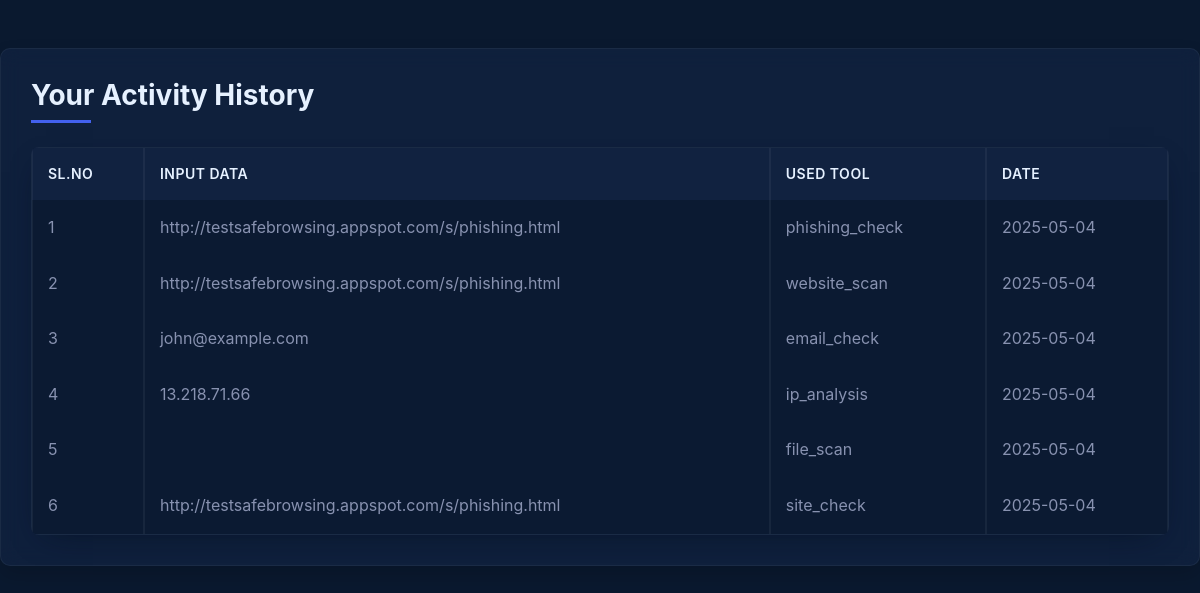
Screenshot of /activities (signed in) with the database file from the repository.
### tables this page shows
CREATE TABLE tool_usage (
    id INTEGER PRIMARY KEY AUTOINCREMENT,
    user_id INTEGER,
    tool_name TEXT NOT NULL,
    input_data TEXT NOT NULL,
    result_summary TEXT,
    usage_date DATETIME NOT NULL,
    usage_count INTEGER DEFAULT 1,
    FOREIGN KEY (user_id) REFERENCES users(id)
);

### app.py (the view)
@app.route('/activities')
@login_required
def activities():
    user_id = session.get('user_id')
    if not user_id:
        flash('Unauthorized access. Please login.', 'error')
        return redirect(url_for('login'))
    conn = get_db_connection()
    activities = conn.execute(
        "SELECT id, input_data, tool_name, usage_date FROM tool_usage WHERE user_id = ? ORDER BY usage_date DESC",
        (user_id,)
    ).fetchall()
    conn.close()
    return render_template('user/activities.html', activities=activities)

### app.py (called while the page is built)
def get_db_connection():
    conn = sqlite3.connect(DATABASE)
    conn.row_factory = sqlite3.Row  # to return rows like dictionaries
    return conn

def login_required(f):
    @wraps(f)
    def decorated_function(*args, **kwargs):
        if 'user_id' not in session:
            flash('Please login first', 'error')
            return redirect(url_for('login'))
        return f(*args, **kwargs)
    return decorated_function

### templates/user/activities.html (shortened to what this page needs)
<!DOCTYPE html>
<html lang="en">
<head>
    <link href="https://cdn.jsdelivr.net/npm/bootstrap@5.3.0/dist/css/bootstrap.min.css" rel="stylesheet">
</head>
<body>
<div class="container mt-5">
    <h2 class="mb-4">Your Activity History</h2>
    {% if activities %}
    <div class="table-responsive">
        <table class="table table-bordered table-hover">
            <thead class="table-dark">
                <tr>
                    <th>Sl.No</th>
                    <th>Input Data</th>
                    <th>Used Tool</th>
                    <th>Date</th>
                </tr>
            </thead>
            <tbody>
                {% for activity in activities %}
                <tr>
                    <td>{{ loop.index }}</td>
                    <td>{{ activity[1] }}</td>
                    <td>{{ activity[2] }}</td>
                    <td>{{ activity[3] }}</td>
                </tr>
                {% endfor %}
            </tbody>
        </table>
    </div>
    {% else %}
        <div class="alert alert-info">
            No activities found.
        </div>
    {% endif %}
</div>
</body>
</html>

### templates/user/activities.html (style rules this page uses)
:root { --primary-color: #0a192f; --secondary-color: #112240; --accent-color: #4361ee; --accent-hover: #3a56d4; --text-primary: #e6f1ff; --text-secondary: #8892b0; --success-color: #10b981; --warning-color: #f59e0b; --danger-color: #ef4444; --transition: all 0.3s ease; --box-shadow: 0 10px 30px -15px rgba(2, 12, 27, 0.7); --card-shadow: 0 10px 20px rgba(0, 0, 0, 0.15); --border-color: rgba(255, 255, 255, 0.05); }
* { margin: 0; padding: 0; box-sizing: border-box; font-family: 'Inter', 'Segoe UI', Roboto, sans-serif; transition: all 0.3s ease; }
body { background-color: var(--primary-color); color: var(--text-primary); line-height: 1.6; min-height: 100vh; }
.container { background-color: rgba(17, 34, 64, 0.8); border-radius: 10px; padding: 30px; box-shadow: var(--card-shadow); border: 1px solid var(--border-color); max-width: 1200px; backdrop-filter: blur(10px); }
h2 { color: var(--text-primary); font-weight: 700; font-size: 28px; margin-bottom: 25px; position: relative; padding-bottom: 10px; }
h2::after { content: ''; position: absolute; left: 0; bottom: 0; height: 3px; width: 60px; background-color: var(--accent-color); }
.table-responsive { border-radius: 8px; overflow: hidden; box-shadow: var(--box-shadow); }
.table { margin-bottom: 0; color: var(--text-primary); border-collapse: separate; border-spacing: 0; }
.table-bordered { border: 1px solid var(--border-color); }
.table thead th { background-color: var(--secondary-color); color: var(--text-primary); border-color: var(--border-color); font-weight: 600; padding: 15px; border-bottom: none; text-transform: uppercase; font-size: 14px; letter-spacing: 0.5px; }
.table-dark { background: linear-gradient(to right, var(--secondary-color), var(--primary-color)); }
.table tbody td { padding: 15px; border-color: var(--border-color); vertical-align: middle; background-color: rgba(10, 25, 47, 0.7); color: var(--text-secondary); }
.table tbody tr { transition: var(--transition); }

### rows the page displays
tool_usage: input_data "http://testsafebrowsing.appspot.com/s/phishing.html", tool_name "phishing_check", usage_date "2025-05-04"
tool_usage: input_data "http://testsafebrowsing.appspot.com/s/phishing.html", tool_name "website_scan", usage_date "2025-05-04"
tool_usage: input_data "john@example.com", tool_name "email_check", usage_date "2025-05-04"
tool_usage: input_data "13.218.71.66", tool_name "ip_analysis", usage_date "2025-05-04"
tool_usage: tool_name "file_scan", usage_date "2025-05-04"
tool_usage: input_data "http://testsafebrowsing.appspot.com/s/phishing.html", tool_name "site_check", usage_date "2025-05-04"
